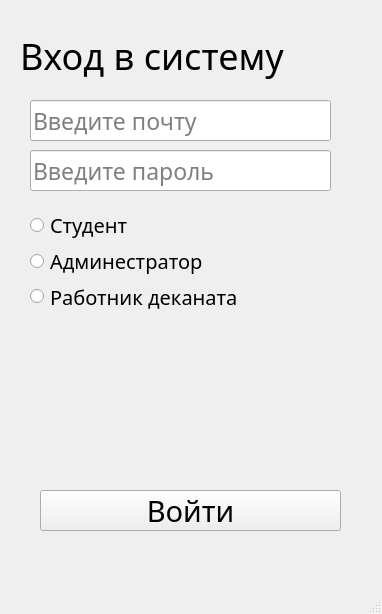
<?xml version="1.0" encoding="UTF-8"?>
<ui version="4.0">
 <class>MainWindow</class>
 <widget class="QMainWindow" name="MainWindow">
  <property name="geometry">
   <rect>
    <x>0</x>
    <y>0</y>
    <width>382</width>
    <height>614</height>
   </rect>
  </property>
  <property name="windowTitle">
   <string>MainWindow</string>
  </property>
  <widget class="QWidget" name="centralwidget">
   <widget class="QLabel" name="label">
    <property name="geometry">
     <rect>
      <x>20</x>
      <y>30</y>
      <width>331</width>
      <height>51</height>
     </rect>
    </property>
    <property name="font">
     <font>
      <family>Ubuntu Mono</family>
      <pointsize>27</pointsize>
     </font>
    </property>
    <property name="text">
     <string>Вход в систему</string>
    </property>
   </widget>
   <widget class="QLineEdit" name="mail">
    <property name="geometry">
     <rect>
      <x>30</x>
      <y>100</y>
      <width>301</width>
      <height>41</height>
     </rect>
    </property>
    <property name="font">
     <font>
      <family>Ubuntu Mono</family>
      <pointsize>17</pointsize>
     </font>
    </property>
    <property name="inputMask">
     <string/>
    </property>
    <property name="text">
     <string extracomment=" "/>
    </property>
    <property name="placeholderText">
     <string>Введите почту</string>
    </property>
   </widget>
   <widget class="QLineEdit" name="password">
    <property name="geometry">
     <rect>
      <x>30</x>
      <y>150</y>
      <width>301</width>
      <height>41</height>
     </rect>
    </property>
    <property name="font">
     <font>
      <family>Ubuntu Mono</family>
      <pointsize>17</pointsize>
     </font>
    </property>
    <property name="inputMask">
     <string/>
    </property>
    <property name="text">
     <string extracomment=" "/>
    </property>
    <property name="placeholderText">
     <string>Введите пароль</string>
    </property>
   </widget>
   <widget class="QPushButton" name="loginButton">
    <property name="geometry">
     <rect>
      <x>40</x>
      <y>490</y>
      <width>301</width>
      <height>41</height>
     </rect>
    </property>
    <property name="font">
     <font>
      <family>Ubuntu Mono</family>
      <pointsize>22</pointsize>
     </font>
    </property>
    <property name="text">
     <string>Войти</string>
    </property>
    <property name="checkable">
     <bool>false</bool>
    </property>
    <property name="checked">
     <bool>false</bool>
    </property>
    <property name="autoDefault">
     <bool>false</bool>
    </property>
   </widget>
   <widget class="QWidget" name="layoutWidget">
    <property name="geometry">
     <rect>
      <x>30</x>
      <y>210</y>
      <width>208</width>
      <height>101</height>
     </rect>
    </property>
    <property name="font">
     <font>
      <family>Ubuntu Mono</family>
      <pointsize>15</pointsize>
     </font>
    </property>
    <layout class="QVBoxLayout" name="verticalLayout">
     <item>
      <widget class="QRadioButton" name="radioStudent">
       <property name="font">
        <font>
         <family>Ubuntu Mono</family>
         <pointsize>15</pointsize>
        </font>
       </property>
       <property name="text">
        <string>Студент</string>
       </property>
      </widget>
     </item>
     <item>
      <widget class="QRadioButton" name="radioAdministration">
       <property name="font">
        <font>
         <family>Ubuntu Mono</family>
         <pointsize>15</pointsize>
        </font>
       </property>
       <property name="text">
        <string>Админестратор</string>
       </property>
      </widget>
     </item>
     <item>
      <widget class="QRadioButton" name="radioDeaneryStaff">
       <property name="font">
        <font>
         <family>Ubuntu Mono</family>
         <pointsize>15</pointsize>
        </font>
       </property>
       <property name="text">
        <string>Работник деканата</string>
       </property>
      </widget>
     </item>
    </layout>
   </widget>
  </widget>
  <widget class="QMenuBar" name="menubar">
   <property name="geometry">
    <rect>
     <x>0</x>
     <y>0</y>
     <width>382</width>
     <height>22</height>
    </rect>
   </property>
  </widget>
  <widget class="QStatusBar" name="statusbar"/>
 </widget>
 <resources/>
 <connections/>
</ui>
